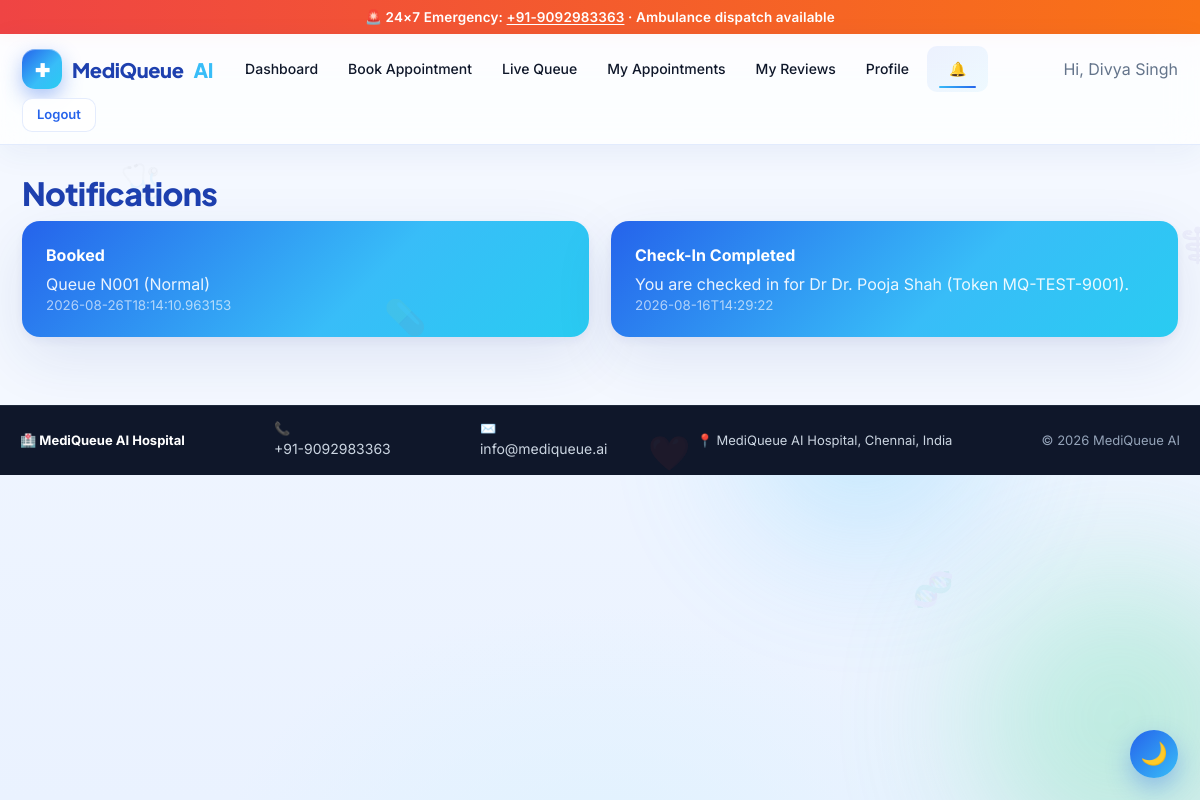
Screenshot of /patient/notifications (signed in) with the database file from the repository.
### tables this page shows
CREATE TABLE notifications(
            id INTEGER PRIMARY KEY,
            role TEXT, user_id INTEGER,
            title TEXT, message TEXT,
            is_read INTEGER DEFAULT 0, created_at TEXT);

CREATE TABLE app_settings(
        key TEXT PRIMARY KEY,
        value TEXT
    );

### backend/core/routes.py (the view)
    @app.route("/patient/notifications")
    @role_required("patient")
    def patient_notifications():
        rows = query("SELECT * FROM notifications WHERE role='patient' AND user_id=? ORDER BY id DESC", (session["uid"],))
        execute("UPDATE notifications SET is_read=1 WHERE role='patient' AND user_id=?", (session["uid"],))
        return render_template("notifications.html", rows=rows)

### backend/core/models.py (called while the page is built)
def get_conn():
    conn = sqlite3.connect(Config.DATABASE)
    conn.row_factory = sqlite3.Row
    conn.execute("PRAGMA foreign_keys = ON")
    return conn

def query(sql, params=(), one=False):
    with get_conn() as c:
        cur = c.execute(sql, params)
        rows = cur.fetchall()
        return (rows[0] if rows else None) if one else rows

def execute(sql, params=()):
    with get_conn() as c:
        cur = c.execute(sql, params)
        c.commit()
        return cur.lastrowid

### backend/core/routes.py (called while the page is built)
def role_required(role):
    def deco(fn):
        @wraps(fn)
        def inner(*a, **kw):
            cur = session.get("role")
            if cur == role:
                return fn(*a, **kw)
            if cur in ("admin", "doctor", "patient"):
                return redirect(url_for(f"{cur}_dashboard"))
            flash("Please log in first.", "warning")
            return redirect(url_for("login"))
        return inner
    return deco

### frontend/templates/notifications.html
{% extends "base.html" %}{% block content %}
<div class="container">
  <h1 class="section-title">Notifications</h1>
  <div class="grid c2">
    {% for n in rows %}
    <div class="card {% if not n.is_read %}gradient-card{% endif %}">
      <b>{{n.title}}</b>
      <p style="margin:6px 0 0">{{n.message}}</p>
      <small style="opacity:.7">{{n.created_at}}</small>
    </div>
    {% else %}<p style="color:var(--muted)">No notifications.</p>{% endfor %}
  </div>
</div>{% endblock %}

### frontend/templates/base.html (shortened to what this page needs)
<!doctype html>
<html lang="en">
<head>
<link rel="stylesheet" href="{{ url_for('static', filename='css/style.css') }}"/>
<link rel="stylesheet" href="{{ url_for('static', filename='css/premium.css') }}"/>
<link rel="stylesheet" href="{{ url_for('static', filename='css/mq.css') }}"/>
<link rel="stylesheet" href="{{ url_for('static', filename='css/enterprise.css') }}"/>
</head>
<body class="{{ 'mq-dark' if SETTINGS and SETTINGS.get('theme')=='dark' else '' }}">
<div class="orb a"></div><div class="orb b"></div><div class="orb c"></div>
{% if not session.get('role') or session.get('role')=='patient' %}
<div class="emerg">🚨 24×7 Emergency: <a href="tel:{{ CFG.EMERGENCY_NUMBER }}">{{ CFG.EMERGENCY_NUMBER }}</a> · Ambulance dispatch available</div>
{% endif %}
<nav class="nav">
  <div class="nav-inner">
    {% set role = session.get('role') %}
    {% if role == 'admin' %}
      <a class="brand" href="/admin"><span class="logo">✚</span> MediQueue<span style="color:var(--sky)">AI</span> <small style="color:var(--muted);font-size:12px;margin-left:6px">Admin</small></a>
      <a class="link" href="/admin">Dashboard</a>
      <a class="link" href="/admin/patients">Patients</a>
      <a class="link" href="/admin/appointments">Appointments</a>
      <a class="link" href="/admin/doctors">Doctors</a>
      <a class="link" href="/admin/departments">Departments</a>
      <a class="link" href="/admin/qr-checkin">Check-In</a>
      <a class="link" href="/admin/history">History</a>
      <a class="link" href="/admin/settings">Settings</a>
      <div class="spacer"></div>
      <span class="link" style="color:var(--muted)">Hi, Administrator</span>
      <a class="btn ghost sm" href="/logout">Logout</a>
    {% elif role == 'patient' %}
      <a class="brand" href="/patient"><span class="logo">✚</span> MediQueue<span style="color:var(--sky)">AI</span></a>
      <a class="link" href="/patient">Dashboard</a>
      <a class="link" href="/patient/book">Book Appointment</a>
      <a class="link" href="/patient/live">Live Queue</a>
      <a class="link" href="/patient/history">My Appointments</a>
      <a class="link" href="/patient/feedback">My Reviews</a>
      <a class="link" href="/patient/profile">Profile</a>
      <a class="link" href="/patient/notifications">
        <span class="bell">🔔{% if unread %}<span class="badge">{{unread}}</span>{% endif %}</span>
      </a>
      <span class="link" style="color:var(--muted)">Hi, {{ session['name'] }}</span>
      <a class="btn ghost sm" href="/logout">Logout</a>
    {% endif %}
  </div>
</nav>
{% block content %}{% endblock %}
<footer class="compact-footer" style="margin-top:40px;padding:14px 20px;background:#0f172a;color:#cbd5e1;border-top:1px solid #1e293b">
  <div style="max-width:1200px;margin:0 auto;display:flex;flex-wrap:wrap;justify-content:space-between;align-items:center;gap:10px;font-size:13px">
    <div><b style="color:#fff">🏥 {{ CFG.HOSPITAL_NAME }}</b></div>
    <div>📞 <a href="tel:{{ CFG.EMERGENCY_NUMBER }}" style="color:#cbd5e1">{{ CFG.EMERGENCY_NUMBER }}</a></div>
    <div>✉️ <a href="mailto:{{ CFG.HOSPITAL_EMAIL or 'info@mediqueue.ai' }}" style="color:#cbd5e1">{{ CFG.HOSPITAL_EMAIL or 'info@mediqueue.ai' }}</a></div>
    <div>📍 {{ CFG.HOSPITAL_ADDRESS or 'MediQueue AI Hospital' }}</div>
    <div style="color:#94a3b8">© {{ now.year }} MediQueue AI</div>
  </div>
</footer>
</body></html>

### frontend/static/css/premium.css (style rules this page uses)
:root { --glass-bg: rgba(255,255,255,.65); --glass-brd: rgba(255,255,255,.55); --glass-shadow: 0 12px 32px rgba(37,99,235,.12); --ease: cubic-bezier(.4,.14,.3,1); }
main,.container { animation:fadeUp .5s var(--ease) }

### frontend/static/css/mq.css (style rules this page uses)
:root { --mq-blue:#2563eb; --mq-blue-600:#1d4ed8; --mq-blue-400:#60a5fa; --mq-sky:#38bdf8; --mq-cyan:#22d3ee; --mq-ink:#0f172a; --mq-slate:#475569; --mq-muted:#64748b; --mq-line:#e2e8f0; --mq-bg:#f4f8ff; --mq-card:#ffffff; --mq-ok:#10b981; --mq-warn:#f59e0b; --mq-danger:#ef4444; --mq-violet:#6366f1; --mq-radius:18px; --mq-shadow:0 18px 40px -22px rgba(30,64,175,.45); --mq-shadow-lg:0 28px 60px -28px rgba(30,64,175,.55); --mq-grad:linear-gradient(135deg,#2563eb 0%,#38bdf8 100%); --mq-grad-soft:linear-gradient(135deg,#eff6ff 0%,#f0f9ff 100%); }

### frontend/static/css/enterprise.css (style rules this page uses)
:root { --mq-ink:#0f172a;--mq-line:#e2e8f0;--mq-sky:#0ea5e9;--mq-ok:#16a34a;--mq-bad:#dc2626;--mq-warn:#d97706;--mq-card:rgba(255,255,255,.78) }

### rows the page displays
notifications: title "Booked", message "Queue N001 (Normal)", created_at "2026-08-26T18:14:10.963153"
notifications: title "Check-In Completed", message "You are checked in for Dr Dr. Pooja Shah (Token MQ-TEST-9001).", created_at "2026-08-16T14:29:22"
app_settings: HOSPITAL_NAME "MediQueue AI Hospital"

### other values shown
{{ CFG.EMERGENCY_NUMBER }} "+91-9092983363"
{{ session['name'] }} "Divya Singh"
{{ CFG.HOSPITAL_EMAIL or 'info@mediqueue.ai' }} "info@mediqueue.ai"
{{ CFG.HOSPITAL_ADDRESS or 'MediQueue AI Hospital' }} "MediQueue AI Hospital, Chennai, India"
